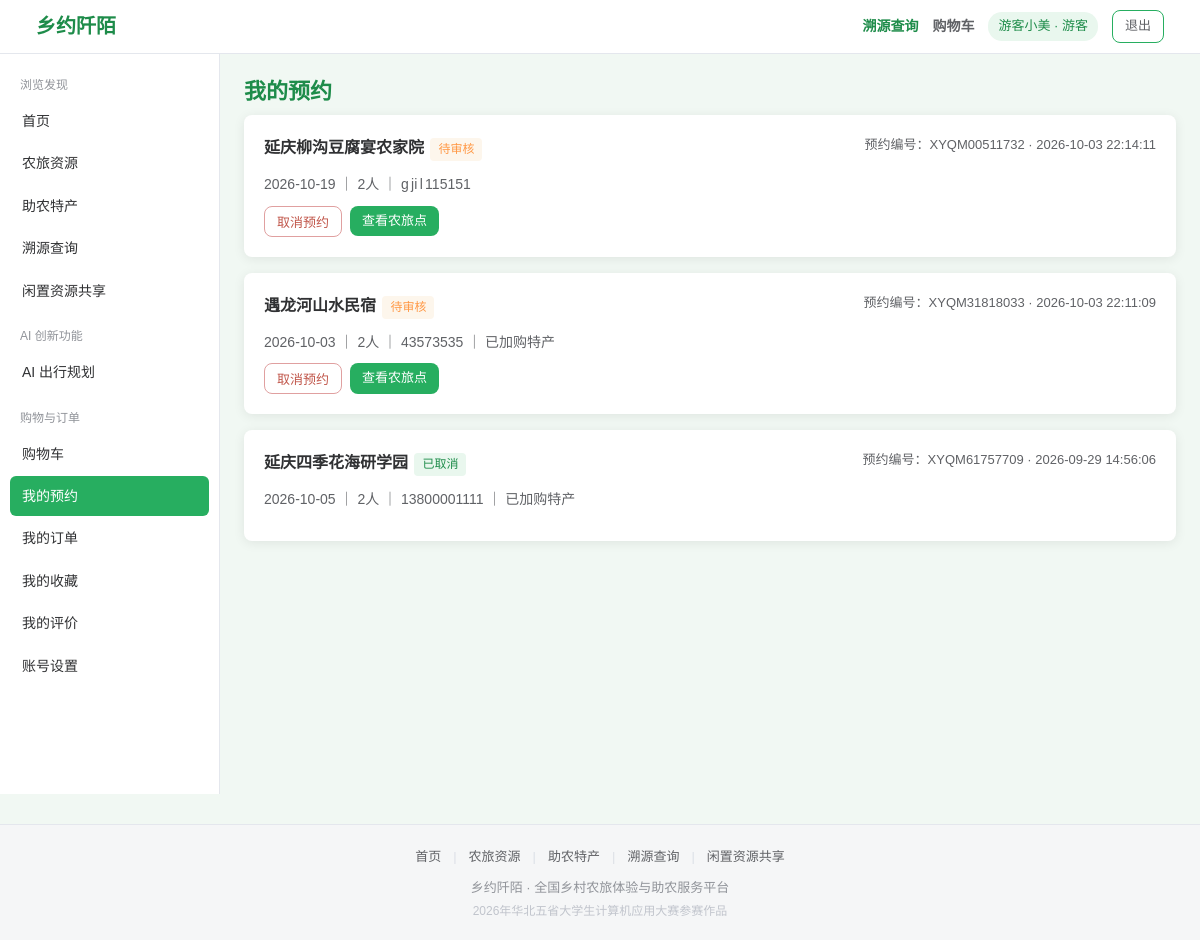
The page /my/bookings (signed in) on the database its author committed.
### tables this page shows
CREATE TABLE users (
            id INTEGER PRIMARY KEY AUTOINCREMENT,
            username TEXT NOT NULL UNIQUE,
            password TEXT NOT NULL,
            role INTEGER DEFAULT 0,            -- 0游客 1商户 3平台管理员
            status TEXT DEFAULT '正常',         -- 正常/待审核/驳回/禁用
            phone TEXT,
            region TEXT DEFAULT '',            -- 所在地区（省-市-县）
            avatar TEXT DEFAULT 'user.jpg',
            shop_name TEXT DEFAULT '',         -- 商户店铺名称
            shop_type TEXT DEFAULT '',         -- 正规农家乐/农户体验点/农村合作社
            shop_address TEXT DEFAULT '',
            shop_desc TEXT DEFAULT '',
            created_at TEXT DEFAULT (datetime('now', 'localtime'))
        );

CREATE TABLE bookings (
            id INTEGER PRIMARY KEY AUTOINCREMENT,
            booking_no TEXT NOT NULL UNIQUE,
            user_id INTEGER NOT NULL,
            farmstay_id INTEGER NOT NULL,
            project_id INTEGER DEFAULT 0,
            visit_date TEXT DEFAULT '',
            people INTEGER DEFAULT 1,
            phone TEXT DEFAULT '',
            remark TEXT DEFAULT '',
            add_product INTEGER DEFAULT 0,     -- 是否加购特产
            status TEXT DEFAULT '待审核',       -- 待审核/已确认/已驳回/已完成/已取消
            created_at TEXT DEFAULT (datetime('now', 'localtime'))
        );

CREATE TABLE farmstays (
            id INTEGER PRIMARY KEY AUTOINCREMENT,
            merchant_id INTEGER NOT NULL,      -- 所属商户
            name TEXT NOT NULL,
            region TEXT DEFAULT '',            -- 地区（省-市-县）
            address TEXT DEFAULT '',
            category TEXT DEFAULT '采摘体验',  -- 采摘体验/农家住宿/农家餐饮/农耕研学/非遗体验
            price_min REAL DEFAULT 0,          -- 最低参考价
            score REAL DEFAULT 5.0,            -- 评分
            tags TEXT DEFAULT '',              -- 特色标签（逗号分隔）
            description TEXT DEFAULT '',
            image TEXT DEFAULT 'farm_default.jpg',
            lng REAL DEFAULT 0,                -- 经度（高德地图导航）
            lat REAL DEFAULT 0,                -- 纬度（高德地图导航）
            status TEXT DEFAULT '上架',         -- 上架/下架
            views INTEGER DEFAULT 0,          -- 浏览量
            created_at TEXT DEFAULT (datetime('now', 'localtime'))
        );

### app.py (the view)
@app.route('/my/bookings')
@login_required
def my_bookings():
    rows = models.get_user_bookings(session['user_id'])
    return render_template('my_bookings.html', rows=rows, user=get_user(), active='bookings')

### app.py (called while the page is built)
def login_required(view):
    @wraps(view)
    def wrapped(*args, **kwargs):
        if 'user_id' not in session:
            flash('请先登录', 'warning')
            return redirect(url_for('login'))
        return view(*args, **kwargs)
    return wrapped

def get_user():
    if 'user_id' in session:
        return models.get_user_by_id(session['user_id'])
    return None

@app.context_processor
def inject_globals():
    u = get_user()
    return {'cart_count': models.get_cart_count(u['id']) if u else 0}

### models.py (called while the page is built)
def get_conn():
    conn = sqlite3.connect(DB_PATH)
    conn.row_factory = sqlite3.Row
    return conn

def get_user_by_id(uid):
    conn = get_conn()
    row = conn.execute('SELECT * FROM users WHERE id=?', (uid,)).fetchone()
    conn.close()
    return row

def get_user_bookings(user_id):
    conn = get_conn()
    rows = conn.execute(
        'SELECT b.*, f.name as farmstay_name FROM bookings b LEFT JOIN farmstays f ON b.farmstay_id=f.id '
        'WHERE b.user_id=? ORDER BY b.id DESC', (user_id,)).fetchall()
    conn.close()
    return rows

def get_cart_count(user_id):
    conn = get_conn()
    r = conn.execute('SELECT COUNT(*) c FROM carts WHERE user_id=?', (user_id,)).fetchone()
    conn.close()
    return r['c']

### templates/my_bookings.html (shortened to what this page needs)
{% extends "base.html" %}
{% block content %}
<h1 class="page-title"> 我的预约</h1>
{% if rows %}
{% for b in rows %}
<div class="card">
<div style="display:flex;justify-content:space-between;flex-wrap:wrap;gap:8px;">
<div><b>{{ b['farmstay_name'] }}</b>
<span class="tag {{ 'tag-orange' if b['status']=='待审核' else '' }}">{{ b['status'] }}</span>
</div>
<div style="font-size:13px;color:var(--text2);">预约编号：{{ b['booking_no'] }} · {{ b['created_at'] }}</div>
</div>
<div style="margin-top:10px;font-size:14px;color:var(--text2);">
{{ b['visit_date'] }} ｜ {{ b['people'] }}人 ｜ {{ b['phone'] }}
{% if b['add_product'] %} ｜ 已加购特产{% endif %}
</div>
<div style="margin-top:10px;display:flex;gap:8px;align-items:center;">
{% if b['status'] != '已取消' %}
<form action="/booking/{{ b['id'] }}/cancel" method="post" style="margin:0;" onsubmit="return confirm('确定取消该预约吗？');">
<button type="submit" class="btn btn-outline btn-sm" style="border-color:#e0a0a0;color:#c0564a;">取消预约</button>
</form>
<a href="/farmstay/{{ b['farmstay_id'] }}" class="btn btn-primary btn-sm" style="text-decoration:none;">查看农旅点</a>
{% endif %}
</div>
</div>
{% endfor %}
{% else %}
<div class="empty"><div class="empty-icon"></div><p>还没有预约记录，去发现乡村好去处吧～</p>
<a href="/farmstays" class="btn btn-primary" style="margin-top:10px;">去逛逛</a></div>
{% endif %}
{% endblock %}

### templates/base.html (shortened to what this page needs)
<!DOCTYPE html>
<html lang="zh-CN">
<head>
<link rel="stylesheet" href="{{ url_for('static', filename='css/style.css') }}">
</head>
<body>
<nav class="topbar">
<div class="topbar-inner">
<a href="/" class="logo">乡约阡陌</a>
<div class="topbar-links">
<a href="/trace" style="color:var(--green-dark);font-weight:600;">溯源查询</a>
{% if user %}
{% if user['role'] == 0 %}
<a href="/cart" class="cart-link">购物车{% if cart_count %}<span class="cart-badge">{{ cart_count }}</span>{% endif %}</a>
{% endif %}
<span class="user-badge">{{ user['username'] }} · {{ {'0':'游客','1':'商户','3':'平台管理员'}[user['role']|string] }}</span>
<a href="/logout" class="btn btn-outline btn-sm">退出</a>
{% else %}
<a href="/login" class="btn btn-primary btn-sm">登录</a>
<a href="/register" class="btn btn-outline btn-sm">注册</a>
{% endif %}
</div>
</div>
</nav>
<div class="console-wrap">
{% if request.endpoint not in ('login', 'register') %}
<aside class="sidebar" id="sidebar">
{% if user %}
{% include "tourist_sidebar.html" %}
{% else %}
{% include "public_sidebar.html" %}
{% endif %}
</aside>
{% endif %}
<div class="console-main">
{% block content %}{% endblock %}
</div>
</div>
<footer class="footer">
<div class="container">
<div class="footer-links">
<a href="/">首页</a><span>|</span>
<a href="/farmstays">农旅资源</a><span>|</span>
<a href="/products">助农特产</a><span>|</span>
<a href="/trace">溯源查询</a><span>|</span>
<a href="/resources">闲置资源共享</a>
</div>
<p class="footer-copy">乡约阡陌 · 全国乡村农旅体验与助农服务平台</p>
<p class="footer-extra">2026年华北五省大学生计算机应用大赛参赛作品</p>
</div>
</footer>
</body>
</html>

### css/style.css (style rules this page uses)
* { margin: 0; padding: 0; box-sizing: border-box; }
:root { --green: #27AE60; --green-dark: #1E8C4A; --green-bg: #E9F7EE; --orange: #FF9845; --bg: #F1F8F3; --text: #303133; --text2: #606266; --border: #e4e7ed; }
body { font-family: "Microsoft YaHei", "PingFang SC", sans-serif; background: var(--bg); color: var(--text); line-height: 1.6; }
.container { width: 92%; max-width: 1280px; margin: 0 auto; }
a { color: var(--green); text-decoration: none; }
.topbar { background: #fff; border-bottom: 1px solid var(--border); padding: 10px 0; position: sticky; top: 0; z-index: 100; }
.topbar-inner { width: 94%; max-width: 1320px; margin: 0 auto; display: flex; justify-content: space-between; align-items: center; gap: 10px; flex-wrap: wrap; }
.logo { font-size: 20px; font-weight: 700; color: var(--green-dark); }
.topbar-links { display: flex; align-items: center; gap: 14px; flex-wrap: wrap; font-size: 14px; }
.topbar-links a { color: var(--text2); }
.user-badge { background: var(--green-bg); color: var(--green-dark); padding: 4px 10px; border-radius: 14px; font-size: 13px; }
.btn { display: inline-block; padding: 8px 18px; border: none; border-radius: 8px; font-size: 14px; cursor: pointer; text-decoration: none; transition: all .2s; }
.btn-primary { background: var(--green); color: #fff; }
.btn-outline { background: #fff; color: var(--green); border: 1px solid var(--green); }
.btn-sm { padding: 5px 12px; font-size: 13px; }
.page-title { font-size: 22px; color: var(--green-dark); margin-bottom: 6px; }
.card { background: #fff; border-radius: 8px; padding: 20px; box-shadow: 0 2px 12px rgba(0,0,0,0.08); margin-bottom: 16px; }
.tag { display: inline-block; background: var(--green-bg); color: var(--green-dark); font-size: 12px; padding: 2px 8px; border-radius: 4px; margin: 2px; }
.tag-orange { background: #fdf6ec; color: var(--orange); }
.console-wrap { display: flex; flex: 1; width: 100%; max-width: 1440px; margin: 0 auto; }
.sidebar { width: 220px; background: #fff; border-right: 1px solid var(--border); padding: 16px 10px; min-height: calc(100vh - 60px); }
.console-main { flex: 1; padding: 20px 24px; min-width: 0; }
.footer { background: #f5f6f7; border-top: 1px solid var(--border); padding: 22px 0 18px; margin-top: 30px; }
.footer-links { display: flex; justify-content: center; align-items: center; gap: 12px; font-size: 13px; color: var(--text2); margin-bottom: 10px; }
.footer-links a { color: var(--text2); }
.footer-links span { color: #dcdfe6; }
.footer-copy { text-align: center; font-size: 13px; color: #909399; }
.footer-extra { text-align: center; font-size: 12px; color: #c0c4cc; margin-top: 4px; }

### templates/base.html (style rules this page uses)
.cart-link { position:relative;color:var(--text2);font-size:14px;font-weight:600; }

### rows shown on the page
users: username "游客小美", role "游客"
bookings: farmstay_name "延庆柳沟豆腐宴农家院", status "待审核", booking_no "XYQM00511732", created_at "2026-10-03 22:14:11", visit_date "2026-10-19", people "2", phone "g ji l 115151"
bookings: farmstay_name "遇龙河山水民宿", status "待审核", booking_no "XYQM31818033", created_at "2026-10-03 22:11:09", visit_date "2026-10-03", people "2", phone "43573535", add_product "｜ 已加购特产"
bookings: farmstay_name "延庆四季花海研学园", status "已取消", booking_no "XYQM61757709", created_at "2026-09-29 14:56:06", visit_date "2026-10-05", people "2", phone "13800001111", add_product "｜ 已加购特产"
